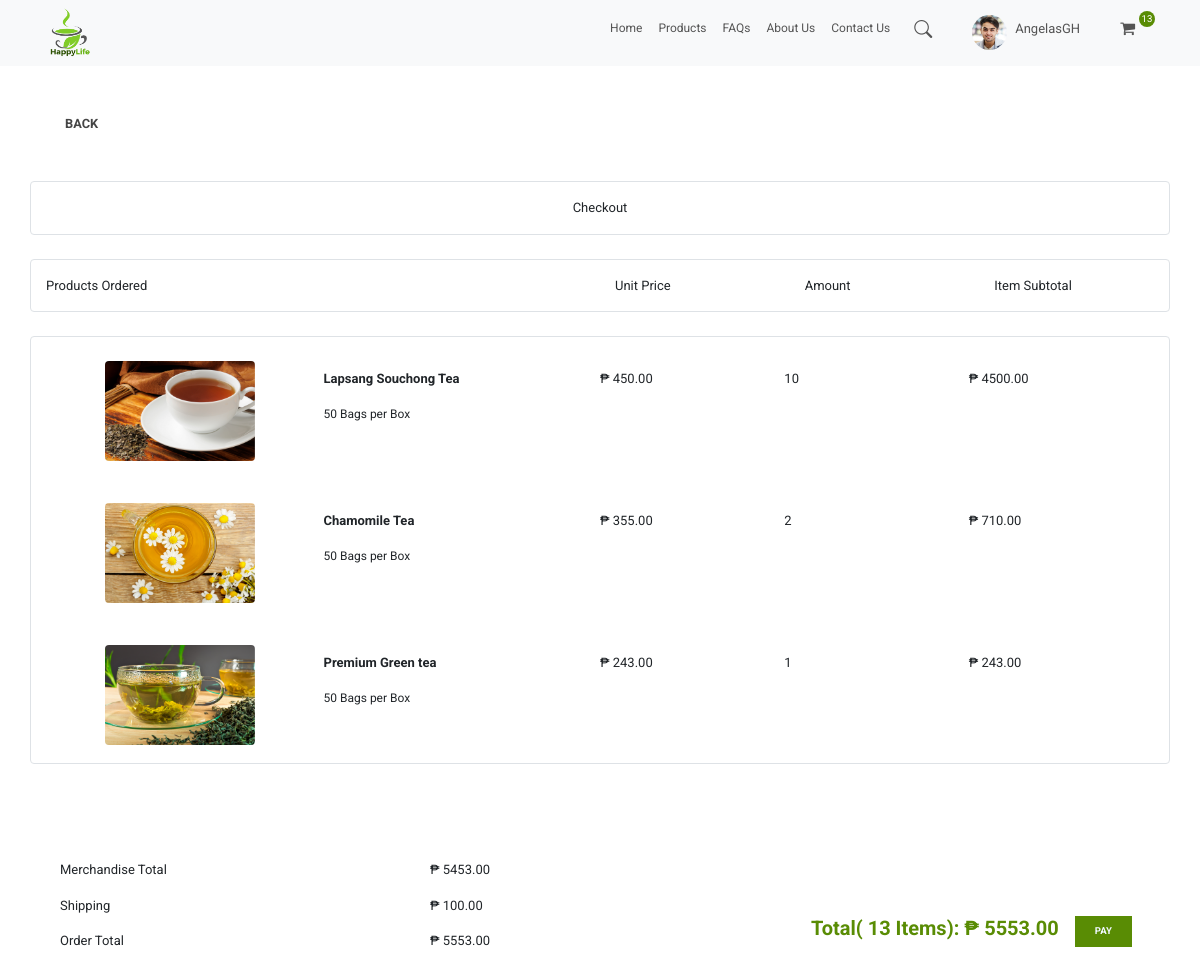
Page /user_checkout/ (signed in) on the earlier database version.
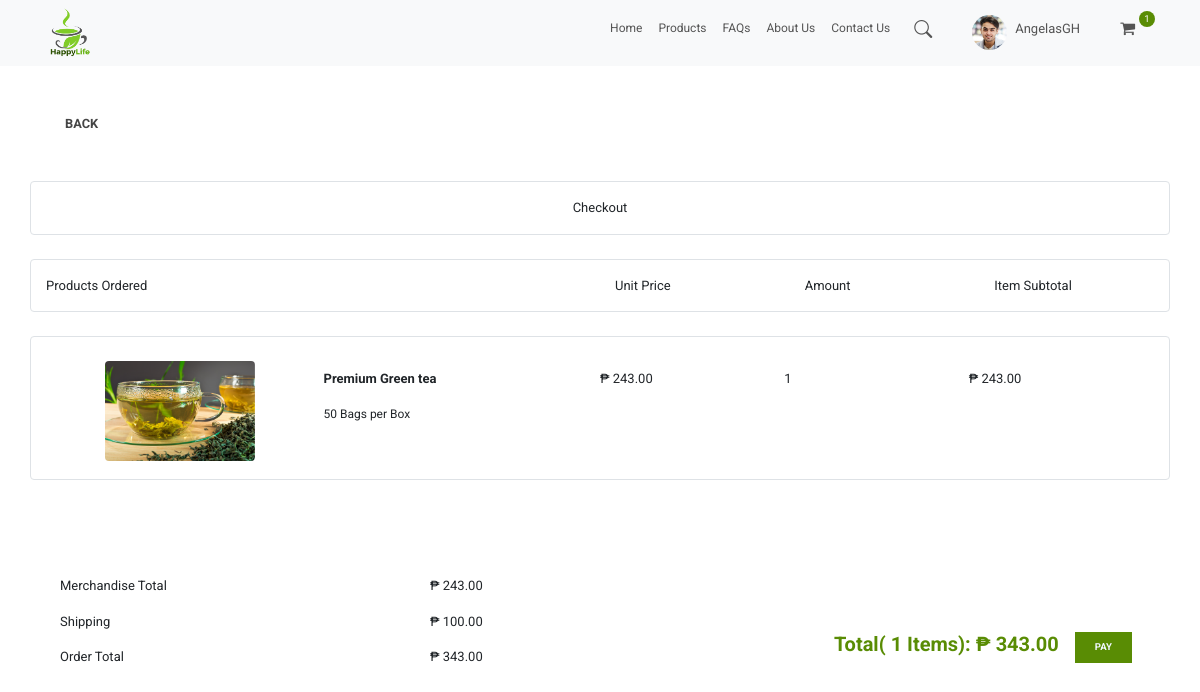
Same page on the later database version.
### store/models.py (models this page shows, shortened)
class Order(models.Model):
    customer = models.ForeignKey(Customer, on_delete=models.SET_NULL, null=True, blank=True)
    date_ordered = models.DateTimeField(auto_now_add=True)
    complete = models.BooleanField(default=False, null=True, blank=False)
    transaction_id = models.CharField(max_length=100, null=True)
    @property
    def get_cart_total(self):
        orderitems = self.orderitem_set.all()
        total = sum([item.get_total for item in orderitems])
        return total
    def get_cart_items(self):
        orderitems = self.orderitem_set.all()
        total = sum([item.quantity for item in orderitems])
        return total
    @property
    def shipping_fee(self):
        shipping = self.get_cart_total + 100
        return shipping

class OrderItem(models.Model):
    product = models.ForeignKey(Product, on_delete=models.SET_NULL, null=True, blank=True)
    order = models.ForeignKey(Order, on_delete=models.SET_NULL, null=True, blank=True)
    quantity = models.IntegerField(default=0, null=True, blank=True)
    date_added = models.DateTimeField(auto_now_add=True)
    @property
    def get_total(self):
        total = self.product.price * self.quantity
        return total

class Product(models.Model):
    name = models.CharField(max_length=200)
    price = models.FloatField()
    details = models.CharField(max_length=500, null=True, blank=True)
    benefits = models.CharField(max_length=500, null=True, blank=True)
    image = models.ImageField(null=True, blank=True)
    @property
    def imageURL(self):
        try:
            url = self.image.url
        except:
            url = ''
        return url

### store/views.py (the view)
# urls.py: path('user_checkout/', views.user_checkout, name="user_checkout"),
def user_checkout(request):
    if request.user.is_authenticated:
        customer = request.user.customer
        order, created = Order.objects.get_or_create(customer=customer, complete=False)
        items = order.orderitem_set.all()
        cartItems = order.get_cart_items
    else:
        items = []
        order = {'get_cart_total': 0, 'get_cart_items': 0}
        cartItems = order['get_cart_items']
    context = {'items': items, 'order': order, 'cartItems': cartItems}
    return render(request, 'user/checkout.html', context)

### store/templates/user/checkout.html
{% extends 'user/home.html' %}
{% load static %}
{% block content %}
    <section id="signin-form" >
        <div class="container">
            <a href="{% url 'user_cart' %}"><button class="back-btn py-5">Back</button></a>
            <div class="row border rounded pt-3">
                <p class="col-lg-12 d-flex justify-content-center" >Checkout</p>
            </div>
            <br>
            <div class="row border rounded pt-3">
                <div class="col-lg-6">
                    <p>Products Ordered</p>
                </div>
                <div class="col-lg-2">
                    <p>Unit Price</p>
                </div>
                <div class="col-lg-2">
                    <p>Amount</p>
                </div>
                <div class="col-lg-2">
                    <p>Item Subtotal</p>
                </div>
            </div>
            <br>
            <div class="row border rounded">
            {% for item in items %}
            <div class="row p-3">
                <div class="col-lg-6">
                    <div class="row">
                        <div class="col-lg-6">
                            <div class="form-check pt-2">
                                <img id="cart-image" class="rounded mx-auto d-block" src="{{item.product.imageURL}}">
                            </div>
                        </div>
                        <div class="col-lg-6 col-md-4 py-3">
                              <p><strong>{{item.product.name}}</strong></p>
                              <p style="font-size:12px;, margin:0;, padding: 0;">50 Bags per Box</p>
                        </div>
                    </div>
                </div>
                <div class="col-lg-2 pt-3">
                    <p>₱ {{item.product.price|floatformat:2}}</p>
                </div>
                <div class="col-lg-2 pt-3">
                    <p>{{ item.quantity }}</p>
                </div>
                <div class="col-lg-2 pt-3">
                    <p>₱ {{ item.get_total|floatformat:2 }}</p>
                </div>
                </div>
                {% endfor %}
            </div>
            <br><br>
            <div class="container py-5">
                <div class="row">
                    <div class="col-lg-4">
                        <p>Merchandise Total</p>
                        <p>Shipping</p>
                        <p>Order Total</p>
                    </div>
                     <div class="col-lg-4">
                        <p>₱ {{order.get_cart_total|floatformat:2}}</p>
                        <p>₱ 100.00</p>
                        <p>₱ {{order.shipping_fee|floatformat:2}}</p>
                    </div>
                    <div class="col-lg-4">
                         <div class="d-flex justify-content-end pt-5">
                            <div class="p-2 bd-highlight">
                                <h2 style="font-size: 20px">Total( {{order.get_cart_items}} Items):
                                                 ₱ {{order.shipping_fee|floatformat:2}}</h2>
                            </div>
                            <div class="p-2 bd-highlight">
                                <a href="#"><button  class="btn-add-to-cart">Pay</button></a>
                            </div>
                        </div>
                </div>
                </div>
            </div>
        </div>
    </section>
{% endblock content %}

### store/templates/user/home.html (shortened to what this page needs)
<!DOCTYPE html>
{% load static %}
<html>
<head>
        <link rel="stylesheet" href="https://cdn.jsdelivr.net/npm/bootstrap@5.2.0-beta1/dist/css/bootstrap.min.css">
        <link rel="stylesheet" href="https://cdn.jsdelivr.net/npm/bootstrap@4.1.3/dist/css/bootstrap.min.css">
        <link rel="stylesheet" href="https://stackpath.bootstrapcdn.com/bootstrap/4.1.3/css/bootstrap.min.css">
        <link rel="stylesheet" href="https://cdn.jsdelivr.net/npm/bootstrap-icons@1.8.3/font/bootstrap-icons.css">
        <link rel="stylesheet" href="https://cdn.jsdelivr.net/npm/bootstrap@4.0.0/dist/css/bootstrap.min.css"
>
        <link href="https://stackpath.bootstrapcdn.com/font-awesome/4.7.0/css/font-awesome.min.css" rel="stylesheet">
        <link rel="stylesheet" type="text/css" href="{% static 'css/main.css' %}">
</head>
<body>
        <nav class="navbar sticky-top navbar-expand-lg bg-light">
          <div class="container">
            <a href="{% url 'user_home' %}"><img src="{% static 'images/HappyLife-logo.png' %}" alt=""></a>
            <div class="collapse navbar-collapse" id="navbarSupportedContent">
                {% with request.resolver_match.url_name as url_name %}
              <ul class="navbar-nav ml-auto">
                <li class="nav-item ">
                  <a class="nav-link {% if url_name == 'user_home' %}active{% endif %}" aria-current="page" href="{% url 'user_home' %}">Home</a>
                </li>
                <li class="nav-item">
                  <a class="nav-link {% if url_name == 'user_products' %}active{% endif %}" href="{% url 'user_products' %}">Products</a>
                </li>
                  <li class="nav-item">
                  <a class="nav-link {% if url_name == 'user_faqs' %}active{% endif %}" href="{% url 'user_faqs' %}">FAQs</a>
                </li>
                  <li class="nav-item">
                  <a class="nav-link {% if url_name == 'user_about_us' %}active{% endif %}" href="{% url 'user_about_us' %}">About Us</a>
                </li>
                  <li class="nav-item">
                  <a class="nav-link {% if url_name == 'user_contact_us' %}active{% endif %}" href="{% url 'user_contact_us' %}">Contact Us</a>
                </li>
                <li class="nav-item pt-1 px-3">
                      <a href="#search"><i class="bi bi-search" aria-hidden="true"></i></a>
                </li>
                <li class="nav-item pt-1 pl-4 pr-1 ">
                      <a href="#">
                          <img src="{% static 'images/persons/profile.png' %}" alt="..." class="rounded-circle size">
                      </a>
                </li>
                  <li class="nav-item pt-2 pl-1 pr-4 ">
                      <a class="view_link" href="#">
                            <p>{{user}}</p>
                      </a>
                </li>
                  <li class="nav-item pt-1 pl-3 pr-1">
                      <a href="{% url 'user_cart' %}">
                            <i class="fas fa fa-shopping-cart fa-lg"></i>
                      </a>
                </li>
                <li class="nav-item  ">
                      <span class="cart-basket d-flex align-items-center justify-content-center">
                       {{cartItems}}
                      </span>
                </li>
              </ul>
                {% endwith %}
            </div>
          </div>
        </nav>
        {% block content%}{% endblock content%}
</body>
</html>

Differences in the rows shown:
removed OrderItem: product.imageURL (picture), product.name "Lapsang Souchong Tea", product.price "450.00", quantity "10", get_total "4500.00"
removed OrderItem: product.imageURL (picture), product.name "Chamomile Tea", product.price "355.00", quantity "2", get_total "710.00"
computed for Order: id.quantity "13" → "1"; get_cart_total "5453.00" → "243.00"; shipping_fee "5553.00" → "343.00"; get_cart_items "13" → "1"
